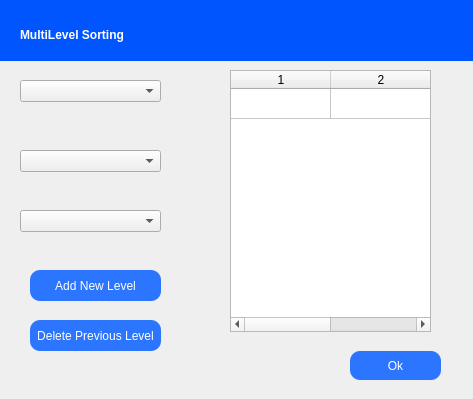
<?xml version="1.0" encoding="UTF-8"?>
<ui version="4.0">
 <class>dialog</class>
 <widget class="QDialog" name="dialog">
  <property name="geometry">
   <rect>
    <x>0</x>
    <y>0</y>
    <width>473</width>
    <height>399</height>
   </rect>
  </property>
  <property name="windowTitle">
   <string>Dialog</string>
  </property>
  <widget class="QWidget" name="widget" native="true">
   <property name="geometry">
    <rect>
     <x>0</x>
     <y>0</y>
     <width>631</width>
     <height>401</height>
    </rect>
   </property>
   <property name="styleSheet">
    <string notr="true">QPushButton#addLevelBtn{
opacity:1;
background-color: rgb(43, 117, 255);
color:white;
font-size:12px;
border-radius:10px;
opacity:1;
background-color: rgb(43, 117, 255);
bordeer:2px solid white;
color:white;
font-size:12px;
border-radius:10px
}
QPushButton#addLevelBtn:pressed{
background-color:blue;
font-size:10px;
font-weight:Bold;
}
QPushButton#delPreivouslvlBtn{
opacity:1;
background-color: rgb(43, 117, 255);
color:white;
font-size:12px;
border-radius:10px;
opacity:1;
background-color: rgb(43, 117, 255);
bordeer:2px solid white;
color:white;
font-size:12px;
border-radius:10px
}
QPushButton#delPreivouslvlBtn:pressed{
background-color:blue;
font-size:10px;
font-weight:Bold;
}
QPushButton#okBtn{
opacity:1;
background-color: rgb(43, 117, 255);
color:white;
font-size:12px;
border-radius:10px;
opacity:1;
background-color: rgb(43, 117, 255);
bordeer:2px solid white;
color:white;
font-size:12px;
border-radius:10px
}
QPushButton#okBtn:pressed{
background-color:blue;
font-size:10px;
font-weight:Bold;
}</string>
   </property>
   <widget class="QWidget" name="widget_2" native="true">
    <property name="geometry">
     <rect>
      <x>-10</x>
      <y>0</y>
      <width>651</width>
      <height>61</height>
     </rect>
    </property>
    <property name="styleSheet">
     <string notr="true">background-color:rgb(0, 85, 255)</string>
    </property>
    <widget class="QLabel" name="label">
     <property name="geometry">
      <rect>
       <x>30</x>
       <y>24</y>
       <width>151</width>
       <height>21</height>
      </rect>
     </property>
     <property name="styleSheet">
      <string notr="true">font: 75 12pt &quot;MS Sans Serif&quot;;
font-weight: bold;
color:rgb(255, 255, 255)</string>
     </property>
     <property name="text">
      <string>MultiLevel Sorting</string>
     </property>
    </widget>
   </widget>
   <widget class="QPushButton" name="addLevelBtn">
    <property name="geometry">
     <rect>
      <x>30</x>
      <y>270</y>
      <width>131</width>
      <height>31</height>
     </rect>
    </property>
    <property name="styleSheet">
     <string notr="true"/>
    </property>
    <property name="text">
     <string>Add New Level</string>
    </property>
   </widget>
   <widget class="QPushButton" name="okBtn">
    <property name="geometry">
     <rect>
      <x>350</x>
      <y>351</y>
      <width>91</width>
      <height>29</height>
     </rect>
    </property>
    <property name="styleSheet">
     <string notr="true"/>
    </property>
    <property name="text">
     <string>Ok</string>
    </property>
   </widget>
   <widget class="QTableWidget" name="showLevelsTabel">
    <property name="geometry">
     <rect>
      <x>230</x>
      <y>70</y>
      <width>201</width>
      <height>262</height>
     </rect>
    </property>
    <property name="sizeAdjustPolicy">
     <enum>QAbstractScrollArea::AdjustIgnored</enum>
    </property>
    <property name="rowCount">
     <number>1</number>
    </property>
    <property name="columnCount">
     <number>2</number>
    </property>
    <attribute name="horizontalHeaderVisible">
     <bool>true</bool>
    </attribute>
    <attribute name="verticalHeaderVisible">
     <bool>false</bool>
    </attribute>
    <row/>
    <column/>
    <column/>
   </widget>
   <widget class="QComboBox" name="fieldComboBox">
    <property name="geometry">
     <rect>
      <x>20</x>
      <y>80</y>
      <width>141</width>
      <height>22</height>
     </rect>
    </property>
   </widget>
   <widget class="QComboBox" name="SortingAlgorithmComboBox">
    <property name="geometry">
     <rect>
      <x>20</x>
      <y>150</y>
      <width>141</width>
      <height>22</height>
     </rect>
    </property>
   </widget>
   <widget class="QComboBox" name="OrderComboBox">
    <property name="geometry">
     <rect>
      <x>20</x>
      <y>210</y>
      <width>141</width>
      <height>22</height>
     </rect>
    </property>
   </widget>
   <widget class="QPushButton" name="delPreivouslvlBtn">
    <property name="enabled">
     <bool>false</bool>
    </property>
    <property name="geometry">
     <rect>
      <x>30</x>
      <y>320</y>
      <width>131</width>
      <height>31</height>
     </rect>
    </property>
    <property name="styleSheet">
     <string notr="true"/>
    </property>
    <property name="text">
     <string>Delete Previous Level</string>
    </property>
   </widget>
  </widget>
 </widget>
 <resources/>
 <connections/>
</ui>
